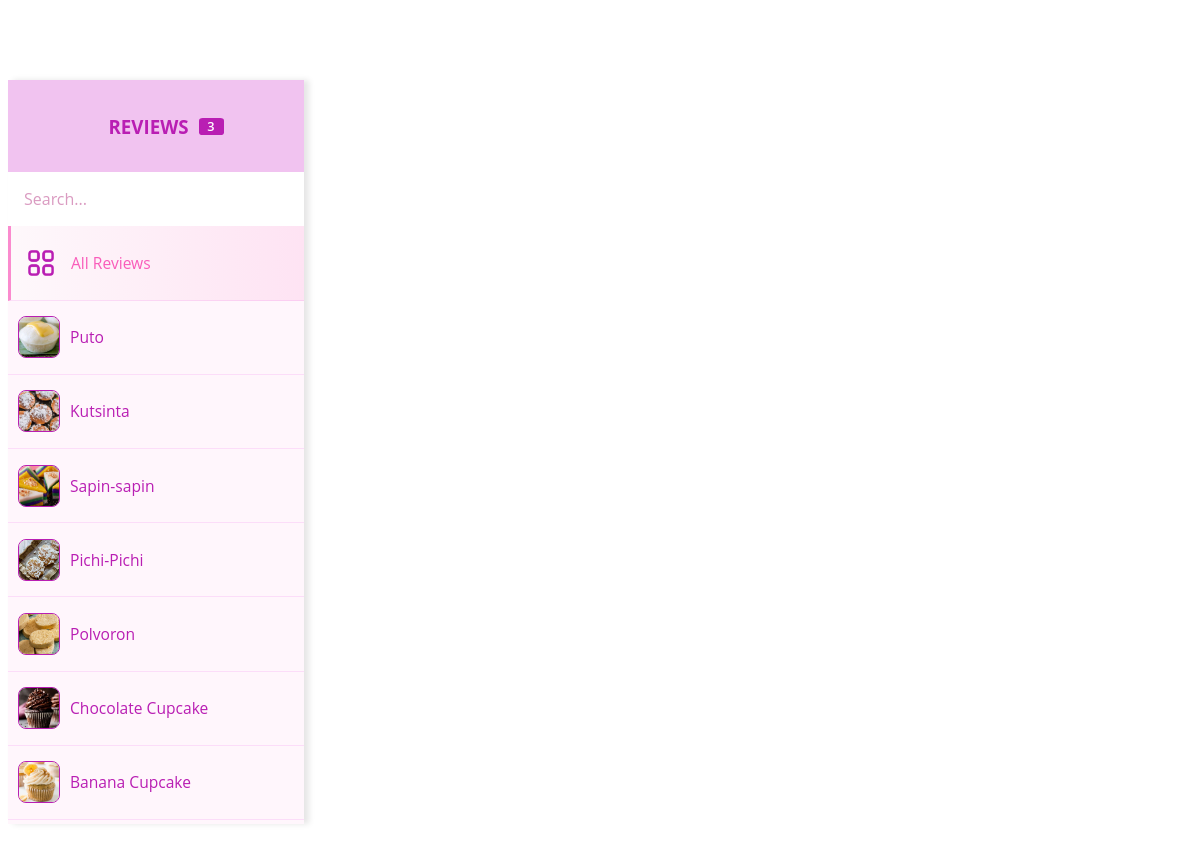
Page /PHP/admin-reviews.php on the committed database.
### tables this page shows
CREATE TABLE `tbl_products` (
  `prod_id` int(11) NOT NULL,
  `prod_name` varchar(50) NOT NULL,
  `prod_price` float NOT NULL,
  `product_description` text NOT NULL,
  `stock_quantity` int(11) NOT NULL,
  `status` enum('Available','Unavailable') NOT NULL DEFAULT 'Available',
  `category_id` int(11) NOT NULL,
  `prod_image` varchar(255) NOT NULL,
  `created_at` timestamp NOT NULL DEFAULT current_timestamp()
);

### PHP/admin-reviews.php (the view, shortened to what this page needs)
<div id="mother-div">
    <div id="customers-nav">
        <div id="tag-queries">
            <h3 style="color: #B91EB3;">Reviews</h3>
            <?php
            $query = "SELECT COUNT(DISTINCT tbl_reviews.review_id) AS user_count FROM tbl_reviews";
            $result = mysqli_query($connection, $query);
            $userCount = 0;
            if ($result && $row = mysqli_fetch_assoc($result)) {
                $userCount = $row['user_count'];
            }
            ?>
            <p class="notif"><?php echo $userCount; ?></p>
        </div>
        <input type="text" name="search" id="search-query" placeholder="Search..." onInput="filterCategories(this.value)">
        <button id="all-products-btn" class="customer-id active" data-review="all">
            <img id="icon-all" src="../IMG/icon-all.png" alt="All">
            <h3>All Reviews</h3>
        </button>
        <?php
        $query = "SELECT prod_id, prod_name, prod_image FROM tbl_products";
        $result = mysqli_query($connection, $query);
        if (!$result) {
            error_log("Error fetching products: " . mysqli_error($connection));
        } else {
            while ($row = mysqli_fetch_assoc($result)) {
                $prodId = htmlspecialchars($row['prod_id']);
                $prodName = htmlspecialchars(strtolower($row['prod_name']));
                $imgURL = '../IMG/Products/' . htmlspecialchars($row['prod_image']);
        ?>
                <button class="customer-id"
                    data-review="<?php echo $prodId; ?>"
                    data-name="<?php echo $prodName; ?>">
                    <img src="<?php echo $imgURL ?>" alt="<?php echo htmlspecialchars($row['prod_name']); ?>">
                    <h3><?php echo htmlspecialchars($row['prod_name']); ?></h3>
                </button>
        <?php
            }
        }
        ?>
    </div>
    <div id="chat-box">
    </div>
</div>

### PHP/admin-reviews.php (style rules this page uses)
* { font-family: 'Open Sans'; color: #B91EB3; }
#mother-div { width: 100%; height: auto; display: flex; align-items: center; justify-content: center; flex-wrap: wrap; padding-top: 7vh; }
#customers-nav { width: 25%; max-height: 93vh; height: 93vh; overflow-x: hidden; overflow-y: auto; display: flex; align-items: flex-start; justify-content: flex-start; flex-direction: column; background-color: #fff6fc; box-shadow: 5px 0 6px rgba(0, 0, 0, 0.1); }
#customers-nav #search-query { width: 100%; padding: 2vh; font-size: 1rem; border: none; }
#customers-nav #search-query::placeholder { color: #da9bc1; }
#tag-queries { width: 100%; padding: 15px 10px; display: flex; align-items: center; justify-content: center; gap: 10px; background-color: #f1c3f0; cursor: default; color: #f95cba; text-transform: uppercase; user-select: none; }
.notif { width: 25px; display: flex; align-items: center; justify-content: center; height: 17px; font-weight: 600; font-size: 0.8rem; border-radius: 15%; color: white; background-color: #B91EB3; }
.customer-id { width: 100%; padding: 10px; display: flex; align-items: center; justify-content: flex-start; gap: 10px; background-color: transparent; border: none; border-bottom: 1px solid #e333dd20; cursor: pointer; color: #B91EB3; }
.customer-id.active { border-left: 3px solid rgb(250, 139, 206); background: linear-gradient(to right, rgb(254, 248, 251) 0%, rgb(254, 227, 243) 100%); }
.customer-id.active h3 { color: #f95cba; }
.customer-id img { width: 40px; height: 40px; border: 1px solid #B91EB3; border-radius: 1vh; }
.customer-id #icon-all { width: 40px; height: 40px; border: none; }
.customer-id h3 { font-weight: 500; }
#chat-box { width: 75%; max-height: 93vh; height: 93vh; overflow-y: auto; padding-top: 2vh; padding-bottom: 2vh; }

### rows in the picture
tbl_products: prod_image (picture), prod_name "Puto"
tbl_products: prod_image (picture), prod_name "Kutsinta"
tbl_products: shows a picture, prod_name "Sapin-sapin"
tbl_products: prod_image (picture), prod_name "Pichi-Pichi"
tbl_products: prod_image (picture), prod_name "Polvoron"
tbl_products: prod_image (picture), prod_name "Chocolate Cupcake"
tbl_products: prod_image (picture), prod_name "Banana Cupcake"

### other values in the picture
$userCount "3"
